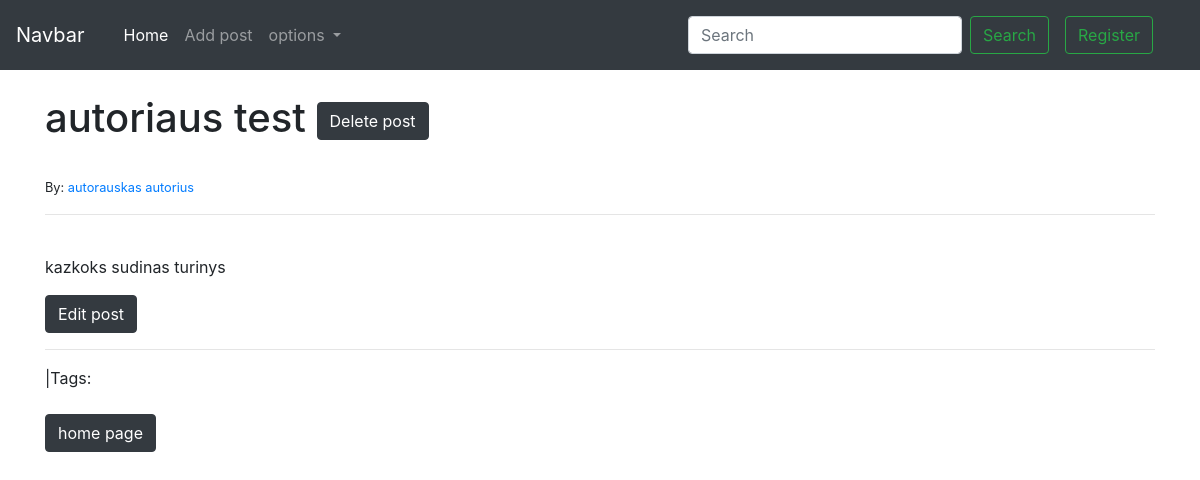
Page /article/4 on the earlier database version.
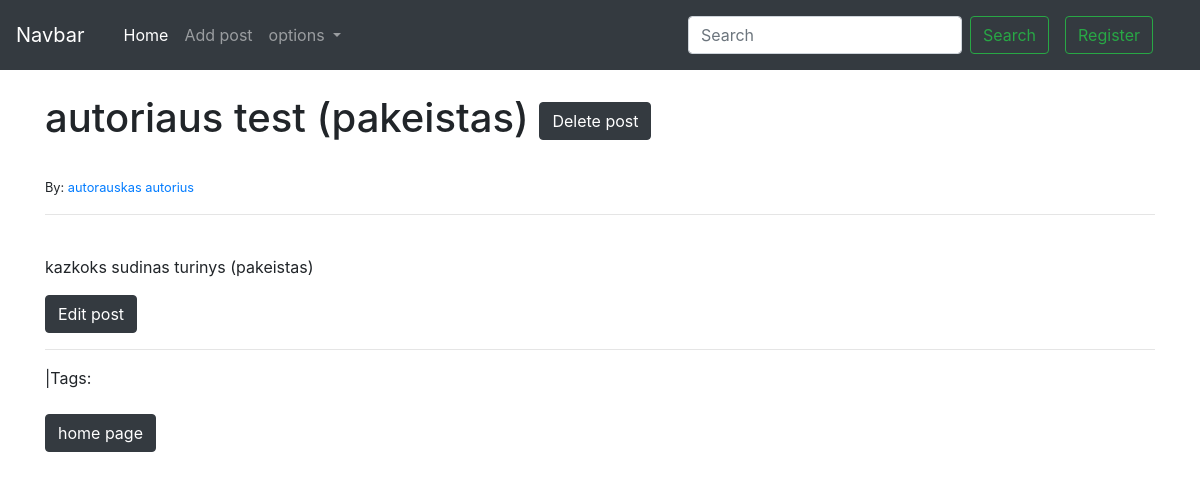
Same page on the later database version.
### CCiongo/models.py (models this page shows, shortened)
class Puslapis(models.Model):
    title = models.CharField(max_length=200)
    author = models.ForeignKey('Author', on_delete=models.SET_NULL, null=True)
    tag = models.ManyToManyField(Tagg, related_name='posts')
    content = models.TextField()
    date_created = models.DateTimeField(auto_now_add=True ,null =True)

class Author(models.Model):
    first_name = models.CharField('Vardas', max_length=100)
    last_name = models.CharField('Pavardė', max_length=100)
    description = HTMLField()
    def __str__(self):
        return f'{self.last_name} {self.first_name}'
    class Meta:
        verbose_name = 'Author'
        verbose_name_plural = 'Authors'

### CCiongo/views.py (the view)
# urls.py: path('article/<int:pk>', BlogView.as_view(), name = "blog"),
class BlogView(DetailView):
    model = Puslapis
    template_name = "blog_post.html"
    context_object_name = 'post'

### CCiongo/templates/blog_post.html (shortened to what this page needs)
{% extends 'base.html' %}
{% block content %}
<br>
<h1>{{ post.title }} <a href="{% url 'delete' post.pk %}"><button class="btn btn-dark" onclick="return confirm('Are you sure?')">Delete post</button></a></small></h1><br>
<small>By: <a href="{% url 'author' post.author.id %}">{{ post.author }}</a></small><br>
<hr>
<p>{{ post.content }}</p>
<small><a href="{% url 'update_post' post.pk %}"><button class="btn btn-dark">Edit post</button></a></small>
<hr>
|Tags: {% for i in post.tagas.all %} <a href="{% url 'tagg' i.pk %}" class="btn btn-success">{{ i.name }}</a> {% endfor %}<br>
<div><br><a href="{% url 'home' %}" class="btn btn-dark">home page</a></div>
{% endblock %}

Differences in the rows shown:
changed Puslapis "autorauskas autorius": title "autoriaus test" → "autoriaus test (pakeistas)"; content "kazkoks sudinas turinys" → "kazkoks sudinas turinys (pakeistas)"
